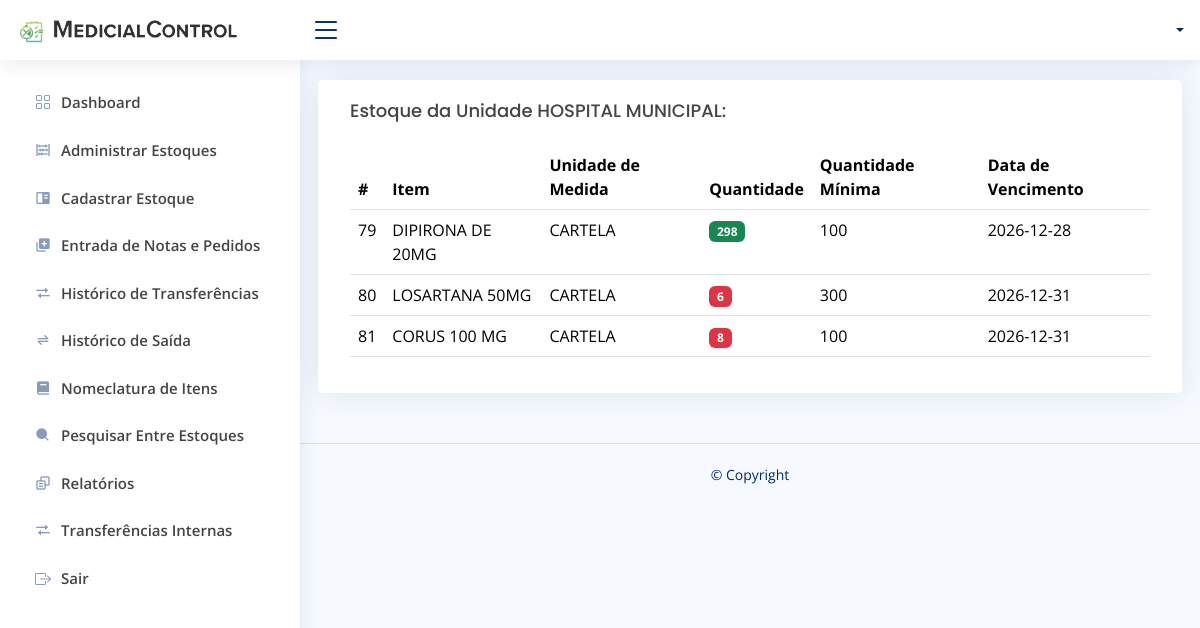
/detalhaEstoque.php?id=8, run on an earlier commit of the app's database.
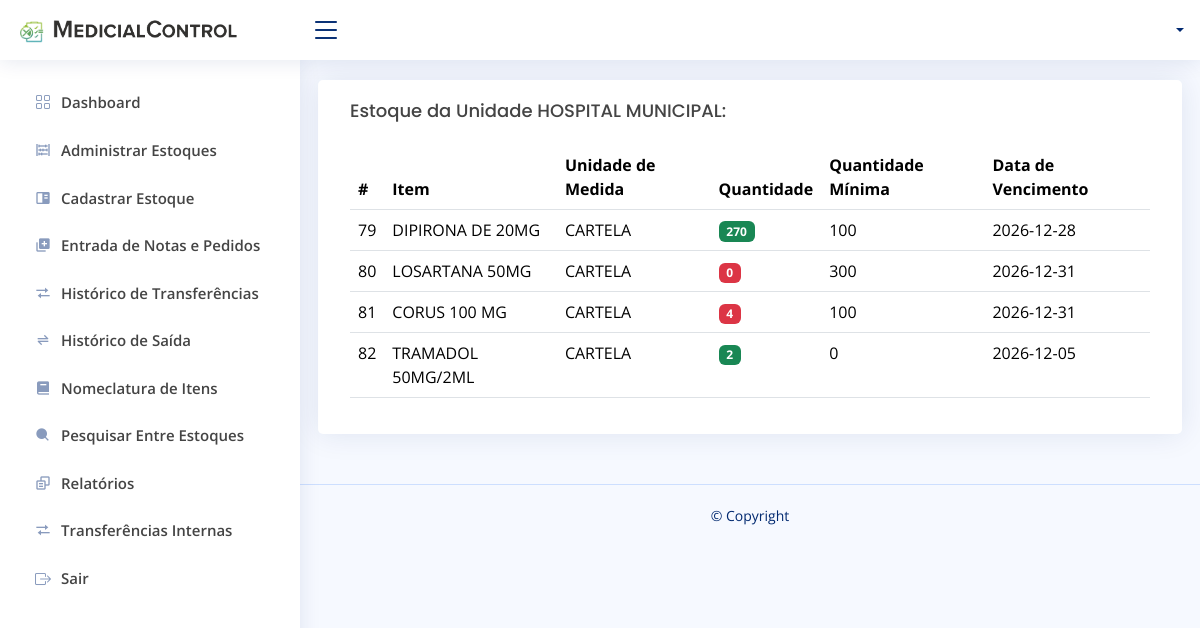
And on a later commit of the database.
### tables this page shows
CREATE TABLE `tb_remedio` (
  `id_remedio` int(11) NOT NULL,
  `nome_remedio` varchar(220) NOT NULL,
  `uni_medida_remedio` varchar(100) NOT NULL,
  `quantidade_remedio` bigint(20) NOT NULL,
  `quant_min_estoque_remedio` bigint(20) NOT NULL,
  `vencimento_remedio` date NOT NULL,
  `estoque_remedio` int(11) NOT NULL
);

### controladores/Classes.php (called while the page is built, shortened)
<?php
class Estoque
{
    private $conexao;
    public function __construct()
    {
        $this->conexao = new Conexao();
    }
    public function chamaEstoqueEspecifico($id_estoque)
    {
        $conn = $this->conexao->Conectar();
        $query = "SELECT * FROM tb_estoques WHERE id_estoque = :id_estoque";
        $stmt = $conn->prepare($query);
        $stmt->bindParam('id_estoque', $id_estoque);
        $stmt->execute();
        $r = $stmt->fetch(PDO::FETCH_ASSOC);
        return $r;
    }
}
class Remedio
{
    private $conexao;
    public function __construct()
    {
        $this->conexao = new Conexao();
    }
    public function chamaRemedioPorEstoque($idEstoque)
    {
        $query = "SELECT * FROM tb_remedio WHERE estoque_remedio = :idEstoque";
        $conn = $this->conexao->Conectar();
        $stmt = $conn->prepare($query);
        $stmt->bindParam(":idEstoque", $idEstoque);
        $stmt->execute();
        $r = [];
        while ($retorno = $stmt->fetch(PDO::FETCH_ASSOC)) {
            $r[] = $retorno;
        };
        return $r;
    }
}

### detalhaEstoque.php (the view, shortened to what this page needs)
<?php
  include "controladores/Controller.php";
  include "controladores/Classes.php";
  $id_estoque = $_GET['id'];
  $func = new Remedio;
  $remedio = $func->chamaRemedioPorEstoque($id_estoque);
  $func2 = new Estoque;
  $estoque = $func2->chamaEstoqueEspecifico($id_estoque);
?>
<!DOCTYPE html>
<html lang="pt-br">
<head>
</head>
<body>
  <header id="header" class="header fixed-top d-flex align-items-center">
    <nav class="header-nav ms-auto">
      <ul class="d-flex align-items-center">
        <?php echo Perfil() ?>
      </ul>
    </nav>
  </header>
  <aside id="sidebar" class="sidebar">
    <?php echo sideBar()?>
  </aside>
  <main id="main" class="main">
    <section class="section">
      <div class="row">
      <div class="card">
            <div class="card-body">
              <h5 class="card-title">Estoque da Unidade <?php echo $estoque['nome_estoque']?>:</h5>
              <table class="table datatable">
                <thead>
                  <tr>
                    <th>#</th>
                    <th>Item</th>
                    <th>Unidade de Medida</th>
                    <th>Quantidade</th>
                    <th>Quantidade Mínima</th>
                    <th>Data de Vencimento</th>
                  </tr>
                </thead>
                <tbody>
                    <?php foreach($remedio as $r) { ?>
                  <tr>
                    <td><?= $r['id_remedio']; ?></td>
                    <td><?= $r['nome_remedio']; ?></td>
                    <td><?= $r['uni_medida_remedio'] ?></td>
                    <td>
                        <?php if($r['quantidade_remedio'] <= $r['quant_min_estoque_remedio']) {?>
                            <span type='button' class="badge bg-danger" data-bs-toggle="modal" data-bs-target="#disablebackdrop<?= $r['id_remedio'] ?>">
                                <?php echo $r['quantidade_remedio'] ?>
                            </span>
                        <?php } else { ?>
                            <span type='button' class="badge bg-success" data-bs-toggle="modal" data-bs-target="#disablebackdrop<?= $r['id_remedio'] ?>">
                                <?php echo $r['quantidade_remedio'] ?></a>
                            </span>
                        <?php } ?>
                        </td>
                        <td><?=$r['quant_min_estoque_remedio'] ?></td>
                        <td><?= $r['vencimento_remedio'] ?></td>
                  </tr>
                  <?php } ?>
                </tbody>
              </table>
            </div>
          </div>
      </div>
    </section>
  </main>
  <footer id="footer" class="footer">
    <div class="copyright">
      &copy; Copyright <strong><span></span></strong>
    </div>
    <div class="credits">
    </div>
  </footer>
</body>
</html>

What changed in the data, as far as the page shows it:
changed tb_remedio "DIPIRONA DE 20MG": quantidade_remedio "298" → "270"
changed tb_remedio "LOSARTANA 50MG": quantidade_remedio "6" → "0"
changed tb_remedio "CORUS 100 MG": quantidade_remedio "8" → "4"
added tb_remedio: id_remedio "82", nome_remedio "TRAMADOL 50MG/2ML", uni_medida_remedio "CARTELA", quantidade_remedio "2", quant_min_estoque_remedio "0", vencimento_remedio "2026-12-05"
